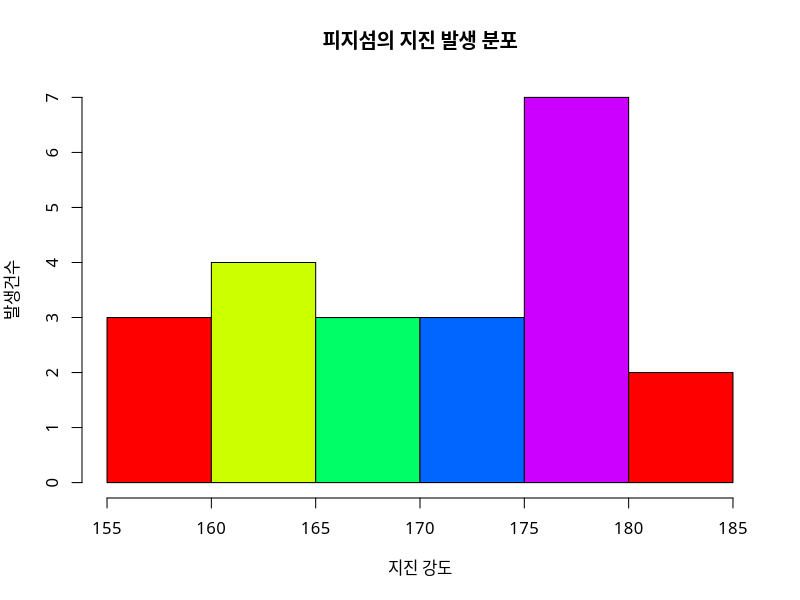

This figure's R source:
setwd("~/Study/CourseWork/Coursework/BigData/CSV")
student <- read.csv("student_body.csv")
str(student)
par(family = "AppleGothic")
hist(student$Height, main="피지섬의 지진 발생 분포", 
     col=rainbow(5), xlab="지진 강도", ylab="발생건수")
